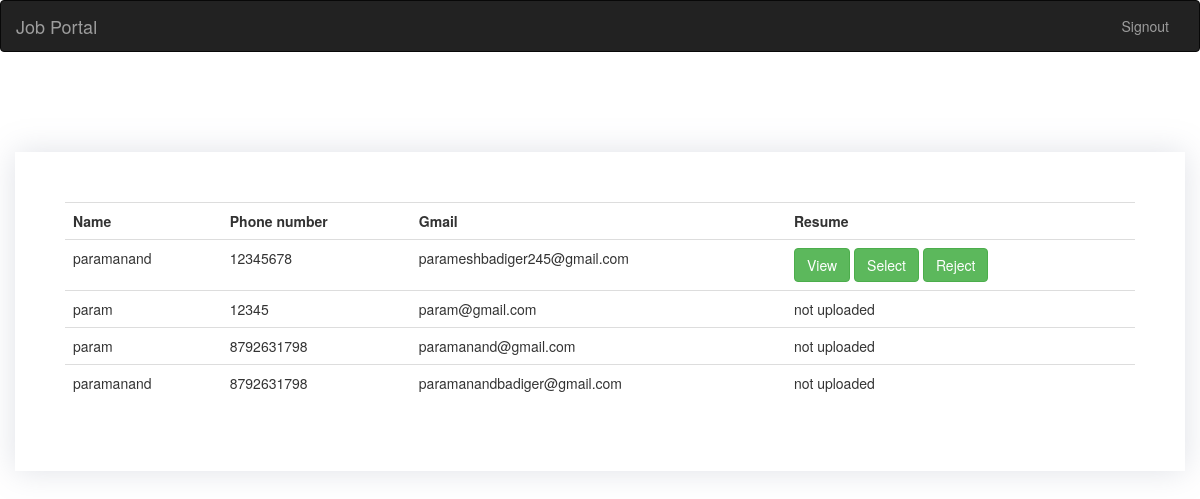
The page /adminhome on the database its author committed.
### tables this page shows
CREATE TABLE user(name TEXT, password TEXT, mobile TEXT, gmail TEXT, profile BLOB, resume TEXT);

### app.py (the view)
@app.route('/adminhome')
def adminhome():
    connection = sqlite3.connect('job_recommend.db')
    cursor = connection.cursor()
    cursor.execute("SELECT * FROM user")
    result = cursor.fetchall()
    return render_template('adminpage.html', result=result)

### templates/adminpage.html (shortened to what this page needs)
<!DOCTYPE html>
<html lang="en">
<head>
    <link rel="stylesheet" href="https://maxcdn.bootstrapcdn.com/font-awesome/4.7.0/css/font-awesome.min.css">
    <link rel="stylesheet" href="https://maxcdn.bootstrapcdn.com/bootstrap/3.3.7/css/bootstrap.min.css">
    <link rel="stylesheet" href="http://127.0.0.1:5000/static/css/main.css">
</head>
<body>
    <nav class="navbar navbar-inverse" style="margin: 0;">
        <div class="container-fluid">
          <div class="navbar-header">
            <a class="navbar-brand" >Job Portal</a>
              </div>
          <div class="collapse navbar-collapse" id="myNavbar">
            <ul class="nav navbar-nav navbar-right">
               <li ><a href="/logout"></span>Signout</a></li>
            </ul>
          </div>
        </div>
      </nav>
    {% if result %}
      <div class="container">
            <table class="table">
                <tr>
                    <th>Name</th>
                    <th>Phone number</th>
                    <th>Gmail</th>
                    <th>Resume</th>
                </tr>
                {% for  row in result %}
                    <tr>
                        <td>
                            {{ row[0] }}
                        </td>
                        <td>
                            {{ row[2] }}
                        </td>
                        <td>
                            {{ row[3] }}
                        </td>
                            {% if row[5] == 'yes' %}
                            {% set email = row[3] %}
                                <td>
                                    <a href="{{ url_for('view', email=email)}}"><button class="btn btn-success">View</button></a>
                                    <a href="{{ url_for('select', email=email)}}"><button class="btn btn-success">Select</button></a>
                                    <a href="{{ url_for('reject', email=email)}}"><button class="btn btn-success">Reject</button></a>
                                </td>
                            {% else %}
                                <td>
                                    not uploaded
                                </td>
                            {% endif %}
                    </tr>
                {% endfor %}
            </table>
      </div>
    {% endif %}
</body>
</html>

### static/css/main.css (style rules this page uses)
body { background-image: url('https://i.pinimg.com/736x/57/31/8a/57318a2e51a0066234fc883812cd05d9.jpg'); background-repeat: no-repeat; background-size: 100% 100vh; background-attachment: fixed; }

### templates/adminpage.html (style rules this page uses)
.container { margin-top: 100px; padding: 50px; box-shadow: 0px 0px 30px rgba(127, 137, 161, 0.25); background-color: white; }

### rows shown on the page
user: name "paramanand", mobile "12345678", gmail "parameshbadiger245@gmail.com"
user: name "param", mobile "12345", gmail "param@gmail.com", resume "not uploaded"
user: name "param", mobile "8792631798", gmail "paramanand@gmail.com", resume "not uploaded"
user: name "paramanand", mobile "8792631798", gmail "paramanandbadiger@gmail.com", resume "not uploaded"
